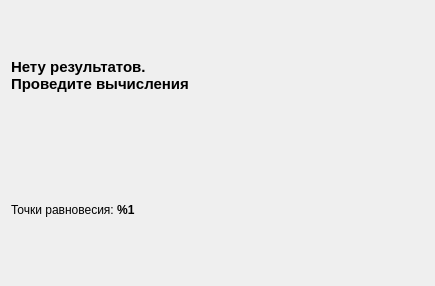
<?xml version="1.0" encoding="UTF-8"?>
<ui version="4.0">
 <class>TabStability</class>
 <widget class="QWidget" name="TabStability">
  <property name="geometry">
   <rect>
    <x>0</x>
    <y>0</y>
    <width>435</width>
    <height>286</height>
   </rect>
  </property>
  <property name="windowTitle">
   <string>Form</string>
  </property>
  <layout class="QVBoxLayout" name="verticalLayout">
   <item>
    <widget class="QLabel" name="noResultLbl">
     <property name="enabled">
      <bool>true</bool>
     </property>
     <property name="font">
      <font>
       <pointsize>11</pointsize>
       <weight>75</weight>
       <bold>true</bold>
      </font>
     </property>
     <property name="text">
      <string>Нету результатов. 
Проведите вычисления</string>
     </property>
    </widget>
   </item>
   <item>
    <widget class="QLabel" name="lblEquil">
     <property name="text">
      <string>Точки равновесия: &lt;b&gt;%1&lt;/b&gt;</string>
     </property>
    </widget>
   </item>
  </layout>
 </widget>
 <resources/>
 <connections/>
</ui>
